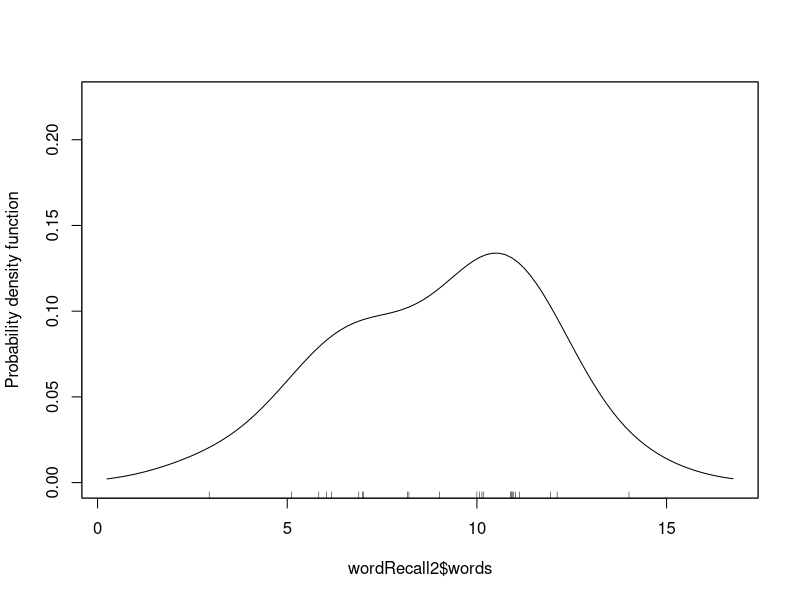
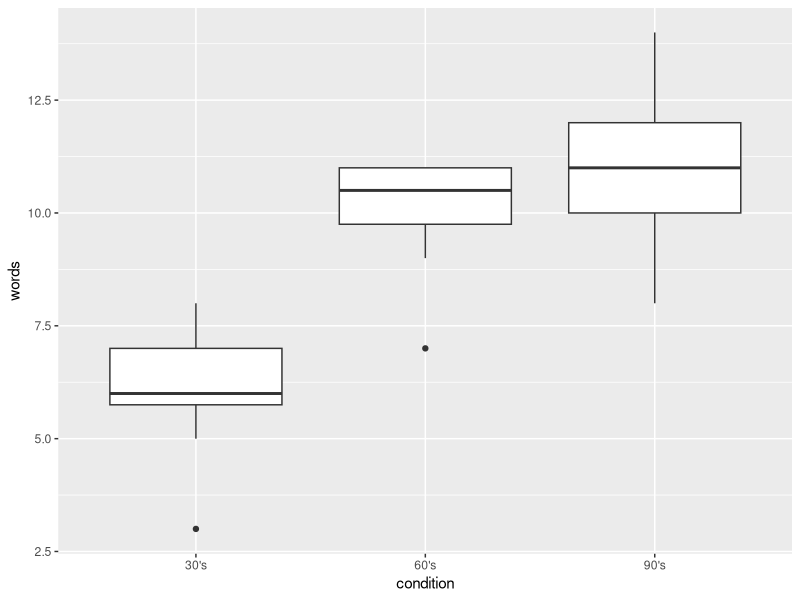
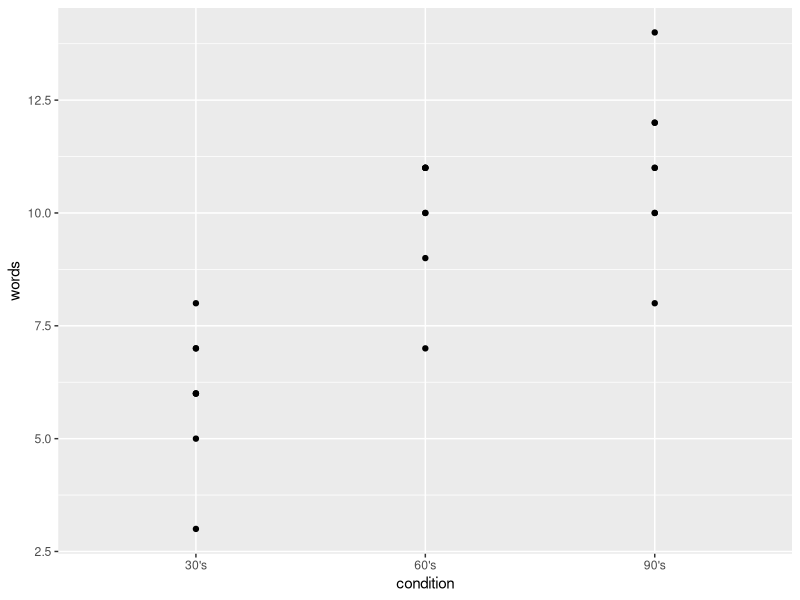
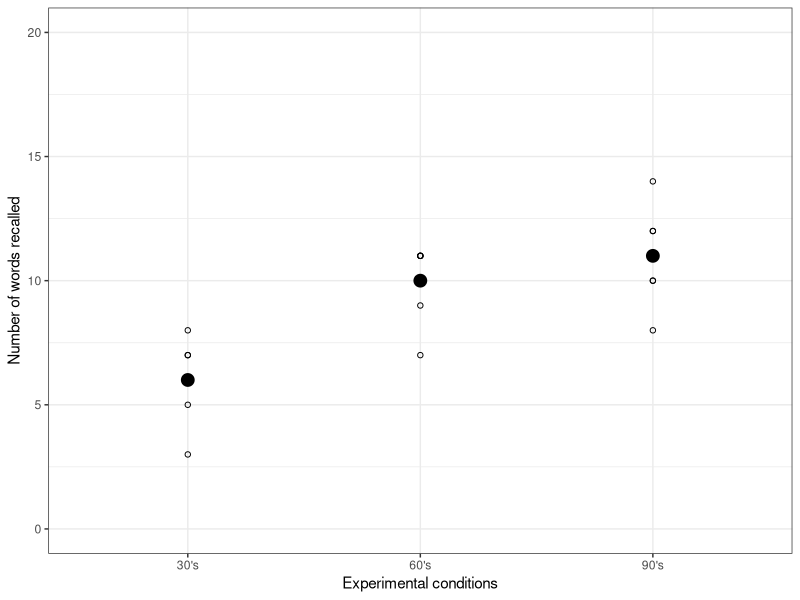

R code for these plots, in order:
## ---- chunk 1
wordRecall = data.frame(
  words.30  = c(7, 3, 6, 6, 5, 8, 6, 7),
  words.60  = c(7, 11, 9, 11, 10, 10, 11, 11),
  words.180 = c(8, 14, 10, 11, 12, 10, 11, 12)
  )

wordRecall
## ---- chunk 2
library(reshape2)
melt(wordRecall, variable.name = "condition", value.name = "words")
## ---- chunk 3
library(reshape2)
wordRecall2 = melt(wordRecall)
head(wordRecall2, 10)
## ---- chunk 4
names(wordRecall2) = c("condition", "words")
head(wordRecall2, 10)
## ---- chunk 5
str(wordRecall2)
## ---- chunk 6
levels(wordRecall2$condition)
## ---- chunk 7
levels(wordRecall2$condition) = c("30's", "60's", "90's")
levels(wordRecall2$condition)
## ---- chunk 8
library(psych)
describe(wordRecall2$words)
## ---- chunk 9
library(sm)
sm.density(wordRecall2$words)
## ---- chunk 10
# Needs psych library
describeBy(wordRecall2$words, wordRecall2$condition)
## ---- chunk 11
library(ggplot2)
ggplot(data = wordRecall2, aes(x = condition, y = words)) +
  geom_boxplot()
## ---- chunk 12
library(ggplot2)
ggplot(data = wordRecall2, aes(x = condition, y = words)) +
  geom_point()
## ---- chunk 13
ggplot(data = wordRecall2, aes(x = condition, y = words)) +
  geom_point(pch = 1) +
  stat_summary(fun.y = "mean", geom = "point", pch = 19, size = 4) +
  theme_bw() +
  scale_x_discrete(name = "Experimental conditions") +
  scale_y_continuous(name = "Number of words recalled", lim = c(0, 20))
